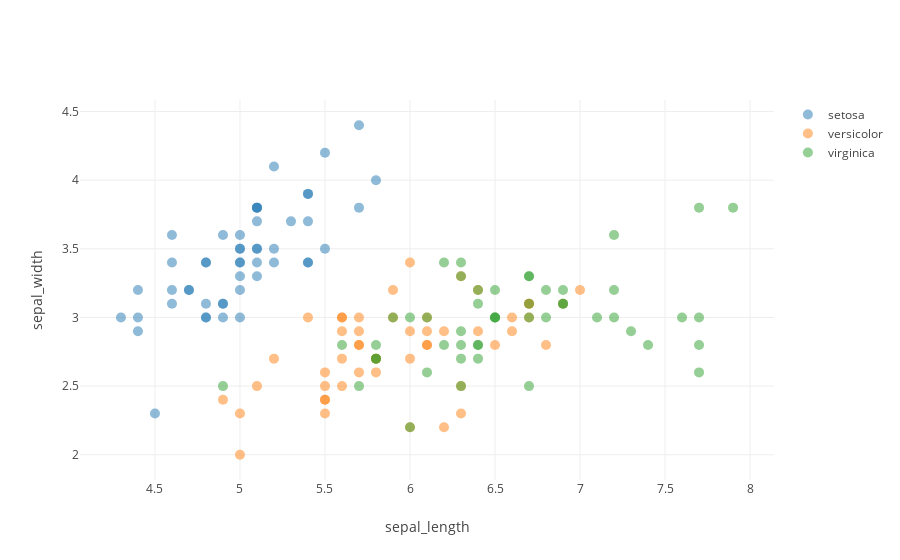

Here is the notebook cell this chart was saved with:
### Markdown cell above
And we can easily change the chart by editing the values of x and y. Let's change them to `sepal_length` and `sepal_width` below.

### Code cell
fig = plot_categorical('sepal_length', 'sepal_width', 'species', title = 'Graph with option to select and de-select categories')

### Figure 1 — Plotly figure (JSON) as saved in the notebook; plotly's stock layout.template omitted (floating-point values rounded to 4 significant figures)
{"data": [{"marker": {"opacity": 0.5, "size": 10}, "mode": "markers", "name": "setosa", "type": "scatter", "uid": "746d5a74-f460-4227-aa95-e9fbd4920041", "x": [5.1, 4.9, 4.7, 4.6, 5, 5.4, 4.6, 5, 4.4, 4.9, 5.4, 4.8, 4.8, 4.3, 5.8, 5.7, 5.4, 5.1, 5.7, 5.1, 5.4, 5.1, 4.6, 5.1, 4.8, 5, 5, 5.2, 5.2, 4.7, 4.8, 5.4, 5.2, 5.5, 4.9, 5, 5.5, 4.9, 4.4, 5.1, 5, 4.5, 4.4, 5, 5.1, 4.8, 5.1, 4.6, 5.3, 5], "y": [3.5, 3, 3.2, 3.1, 3.6, 3.9, 3.4, 3.4, 2.9, 3.1, 3.7, 3.4, 3, 3, 4, 4.4, 3.9, 3.5, 3.8, 3.8, 3.4, 3.7, 3.6, 3.3, 3.4, 3, 3.4, 3.5, 3.4, 3.2, 3.1, 3.4, 4.1, 4.2, 3.1, 3.2, 3.5, 3.6, 3, 3.4, 3.5, 2.3, 3.2, 3.5, 3.8, 3, 3.8, 3.2, 3.7, 3.3]}, {"marker": {"opacity": 0.5, "size": 10}, "mode": "markers", "name": "versicolor", "type": "scatter", "uid": "0bcf3463-5ab1-417e-a4dd-620bffdfa453", "x": [7, 6.4, 6.9, 5.5, 6.5, 5.7, 6.3, 4.9, 6.6, 5.2, 5, 5.9, 6, 6.1, 5.6, 6.7, 5.6, 5.8, 6.2, 5.6, 5.9, 6.1, 6.3, 6.1, 6.4, 6.6, 6.8, 6.7, 6, 5.7, 5.5, 5.5, 5.8, 6, 5.4, 6, 6.7, 6.3, 5.6, 5.5, 5.5, 6.1, 5.8, 5, 5.6, 5.7, 5.7, 6.2, 5.1, 5.7], "y": [3.2, 3.2, 3.1, 2.3, 2.8, 2.8, 3.3, 2.4, 2.9, 2.7, 2, 3, 2.2, 2.9, 2.9, 3.1, 3, 2.7, 2.2, 2.5, 3.2, 2.8, 2.5, 2.8, 2.9, 3, 2.8, 3, 2.9, 2.6, 2.4, 2.4, 2.7, 2.7, 3, 3.4, 3.1, 2.3, 3, 2.5, 2.6, 3, 2.6, 2.3, 2.7, 3, 2.9, 2.9, 2.5, 2.8]}, {"marker": {"opacity": 0.5, "size": 10}, "mode": "markers", "name": "virginica", "type": "scatter", "uid": "2f1d8614-196b-4625-9f8e-8a48a25c8293", "x": [6.3, 5.8, 7.1, 6.3, 6.5, 7.6, 4.9, 7.3, 6.7, 7.2, 6.5, 6.4, 6.8, 5.7, 5.8, 6.4, 6.5, 7.7, 7.7, 6, 6.9, 5.6, 7.7, 6.3, 6.7, 7.2, 6.2, 6.1, 6.4, 7.2, 7.4, 7.9, 6.4, 6.3, 6.1, 7.7, 6.3, 6.4, 6, 6.9, 6.7, 6.9, 5.8, 6.8, 6.7, 6.7, 6.3, 6.5, 6.2, 5.9], "y": [3.3, 2.7, 3, 2.9, 3, 3, 2.5, 2.9, 2.5, 3.6, 3.2, 2.7, 3, 2.5, 2.8, 3.2, 3, 3.8, 2.6, 2.2, 3.2, 2.8, 2.8, 2.7, 3.3, 3.2, 2.8, 3, 2.8, 3, 2.8, 3.8, 2.8, 2.8, 2.6, 3, 3.4, 3.1, 3, 3.1, 3.1, 3.1, 2.7, 3.2, 3.3, 3, 2.5, 3, 3.4, 3]}], "layout": {"xaxis": {"title": {"text": "sepal_length"}}, "yaxis": {"title": {"text": "sepal_width"}}}}
